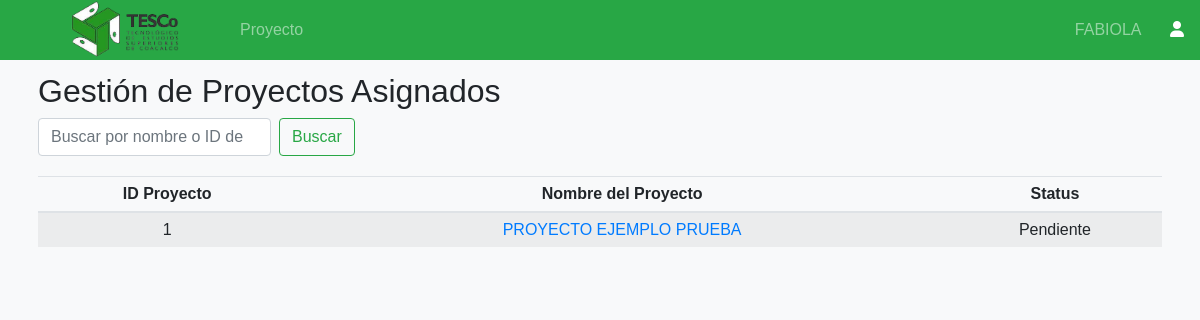
The app's page /views/Asesor/asigmentProyects.php (signed in), older data.
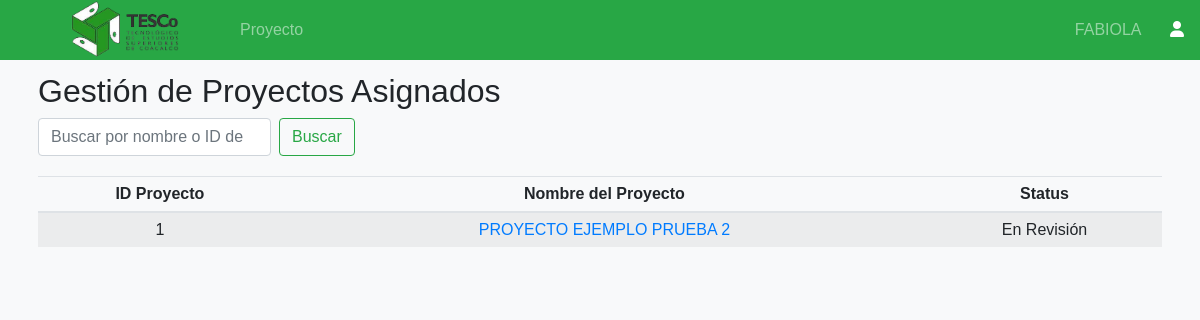
The same page, newer data.
### tables this page shows
CREATE TABLE IF NOT EXISTS `proyecto` (
  `ID_Proyecto` int NOT NULL AUTO_INCREMENT,
  `Nombre_Proyecto` varchar(200) NOT NULL,
  `Status` enum('Pendiente','En Revisión','Revisado','Completado') NOT NULL,
  `Integrante_1` int DEFAULT NULL,
  `Integrante_2` int DEFAULT NULL,
  `Integrante_3` int DEFAULT NULL,
  `Asesor` int DEFAULT NULL,
  `Archivo_Docx` varchar(255) DEFAULT NULL,
  PRIMARY KEY (`ID_Proyecto`),
  KEY `fk_proyecto_integrante_1` (`Integrante_1`),
  KEY `fk_proyecto_integrante_2` (`Integrante_2`),
  KEY `fk_proyecto_integrante_3` (`Integrante_3`),
  KEY `fk_proyecto_asesor` (`Asesor`)
);

### Views/Asesor/asigmentProyects.php (the view, shortened to what this page needs)
<?php
include('../../includes/config.php');
$asesor_id = $_SESSION['asesor_id'];
$search_query = isset($_GET['search']) ? '%' . $_GET['search'] . '%' : '%%';
$page = isset($_GET['page']) && is_numeric($_GET['page']) ? (int) $_GET['page'] : 1;
$results_per_page = 10;
$start_from = ($page - 1) * $results_per_page;
$query = "
    SELECT p.ID_Proyecto, p.Nombre_Proyecto, p.Status
    FROM proyecto p
    WHERE p.Asesor = ?
    AND (p.Nombre_Proyecto LIKE ? OR p.ID_Proyecto LIKE ?)
    ORDER BY p.ID_Proyecto ASC
    LIMIT ?, ?";
$stmt = $connection->prepare($query);
$stmt->bind_param('issii', $asesor_id, $search_query, $search_query, $start_from, $results_per_page);
$stmt->execute();
$result = $stmt->get_result();
?>
<!DOCTYPE html>
<html lang="es">
<head>
    <link rel="stylesheet" href="https://stackpath.bootstrapcdn.com/bootstrap/4.3.1/css/bootstrap.min.css">
    <link rel="stylesheet" href="https://cdnjs.cloudflare.com/ajax/libs/font-awesome/6.0.0-beta3/css/all.min.css">
    <link rel="stylesheet" href="<?php echo CSS_PATH; ?>dashboard.css">
</head>
<body>
    <?php require('../../includes/navbarAsesor.php'); ?>
    <div class="container-fluid">
        <div class="row">
            <main role="main" class="container bg-light p-2 mx-auto my-1">
                <h2>Gestión de Proyectos Asignados</h2>
                <form method="GET" class="form-inline mb-3">
                    <input class="form-control mr-sm-2" type="search" name="search"
                        placeholder="Buscar por nombre o ID de proyecto" aria-label="Buscar"
                        value="<?php echo isset($_GET['search']) ? htmlspecialchars($_GET['search']) : ''; ?>">
                    <button class="btn btn-outline-success my-2 my-sm-0" type="submit">Buscar</button>
                </form>
                <div class="table-responsive">
                    <table class="table table-striped table-sm">
                        <thead>
                            <tr class="text-center">
                                <th>ID Proyecto</th>
                                <th>Nombre del Proyecto</th>
                                <th>Status</th>
                            </tr>
                        </thead>
                        <tbody class="text-center">
                            <?php
                            if ($result && $result->num_rows > 0) {
                                while ($row = $result->fetch_assoc()) {
                                    echo "<tr>";
                                    echo "<td>" . htmlspecialchars($row['ID_Proyecto']) . "</td>";
                                    echo "<td><a href='historyRevitions.php?id_proyecto=" . htmlspecialchars($row['ID_Proyecto']) . "'>" . htmlspecialchars($row['Nombre_Proyecto']) . "</a></td>";
                                    echo "<td>" . htmlspecialchars($row['Status']) . "</td>";
                                    echo "</tr>";
                                }
                            } else {
                                echo "<tr><td colspan='3'>No hay proyectos asignados.</td></tr>";
                            }
                            ?>
                        </tbody>
                    </table>
                </div>
            </main>
        </div>
    </div>
</body>
</html>

Row changes from the older to the newer data that the page shows:
changed proyecto id 1: Nombre_Proyecto "PROYECTO EJEMPLO PRUEBA" → "PROYECTO EJEMPLO PRUEBA 2"; Status "Pendiente" → "En Revisión"
